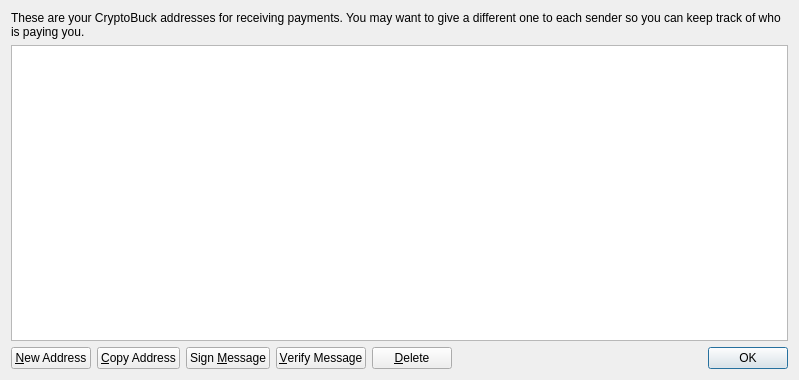
<?xml version="1.0" encoding="UTF-8"?>
<ui version="4.0">
 <class>AddressBookPage</class>
 <widget class="QWidget" name="AddressBookPage">
  <property name="geometry">
   <rect>
    <x>0</x>
    <y>0</y>
    <width>799</width>
    <height>380</height>
   </rect>
  </property>
  <property name="windowTitle">
   <string>Address Book</string>
  </property>
  <layout class="QVBoxLayout" name="verticalLayout">
   <item>
    <widget class="QLabel" name="labelExplanation">
     <property name="text">
      <string>These are your CryptoBuck addresses for receiving payments. You may want to give a different one to each sender so you can keep track of who is paying you.</string>
     </property>
     <property name="textFormat">
      <enum>Qt::PlainText</enum>
     </property>
     <property name="wordWrap">
      <bool>true</bool>
     </property>
    </widget>
   </item>
   <item>
    <widget class="QTableView" name="tableView">
     <property name="contextMenuPolicy">
      <enum>Qt::CustomContextMenu</enum>
     </property>
     <property name="toolTip">
      <string>Double-click to edit address or label</string>
     </property>
     <property name="tabKeyNavigation">
      <bool>false</bool>
     </property>
     <property name="alternatingRowColors">
      <bool>true</bool>
     </property>
     <property name="selectionMode">
      <enum>QAbstractItemView::SingleSelection</enum>
     </property>
     <property name="selectionBehavior">
      <enum>QAbstractItemView::SelectRows</enum>
     </property>
     <property name="sortingEnabled">
      <bool>true</bool>
     </property>
     <attribute name="verticalHeaderVisible">
      <bool>false</bool>
     </attribute>
    </widget>
   </item>
   <item>
    <layout class="QHBoxLayout" name="horizontalLayout">
     <item>
      <widget class="QPushButton" name="newAddressButton">
       <property name="toolTip">
        <string>Create a new address</string>
       </property>
       <property name="text">
        <string>&amp;New Address</string>
       </property>
       <property name="icon">
        <iconset resource="../bitcoin.qrc">
         <normaloff>:/icons/add</normaloff>:/icons/add</iconset>
       </property>
      </widget>
     </item>
     <item>
      <widget class="QPushButton" name="copyToClipboard">
       <property name="toolTip">
        <string>Copy the currently selected address to the system clipboard</string>
       </property>
       <property name="text">
        <string>&amp;Copy Address</string>
       </property>
       <property name="icon">
        <iconset resource="../bitcoin.qrc">
         <normaloff>:/icons/editcopy</normaloff>:/icons/editcopy</iconset>
       </property>
      </widget>
     </item>
     <item>
      <widget class="QPushButton" name="signMessage">
       <property name="toolTip">
        <string>Sign a message to prove you own a CryptoBuck address</string>
       </property>
       <property name="text">
        <string>Sign &amp;Message</string>
       </property>
       <property name="icon">
        <iconset resource="../bitcoin.qrc">
         <normaloff>:/icons/edit</normaloff>:/icons/edit</iconset>
       </property>
      </widget>
     </item>
     <item>
      <widget class="QPushButton" name="verifyMessage">
       <property name="toolTip">
        <string>Verify a message to ensure it was signed with a specified CryptoBuck address</string>
       </property>
       <property name="text">
        <string>&amp;Verify Message</string>
       </property>
       <property name="icon">
        <iconset resource="../bitcoin.qrc">
         <normaloff>:/icons/transaction_0</normaloff>:/icons/transaction_0</iconset>
       </property>
      </widget>
     </item>
     <item>
      <widget class="QPushButton" name="deleteButton">
       <property name="toolTip">
        <string>Delete the currently selected address from the list</string>
       </property>
       <property name="text">
        <string>&amp;Delete</string>
       </property>
       <property name="icon">
        <iconset resource="../bitcoin.qrc">
         <normaloff>:/icons/remove</normaloff>:/icons/remove</iconset>
       </property>
      </widget>
     </item>
     <item>
      <spacer name="horizontalSpacer">
       <property name="orientation">
        <enum>Qt::Horizontal</enum>
       </property>
       <property name="sizeHint" stdset="0">
        <size>
         <width>40</width>
         <height>20</height>
        </size>
       </property>
      </spacer>
     </item>
     <item>
      <widget class="QDialogButtonBox" name="buttonBox">
       <property name="sizePolicy">
        <sizepolicy hsizetype="Maximum" vsizetype="Fixed">
         <horstretch>0</horstretch>
         <verstretch>0</verstretch>
        </sizepolicy>
       </property>
       <property name="standardButtons">
        <set>QDialogButtonBox::Ok</set>
       </property>
      </widget>
     </item>
    </layout>
   </item>
  </layout>
 </widget>
 <resources>
  <include location="../bitcoin.qrc"/>
 </resources>
 <connections/>
</ui>
